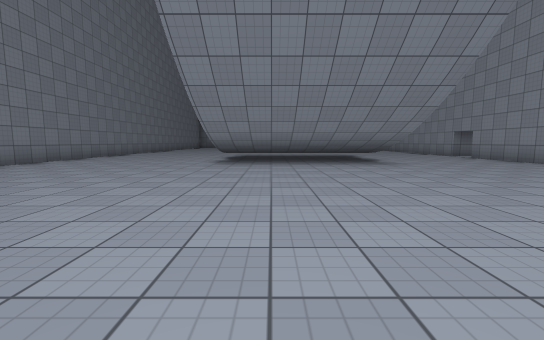
view 1 (above)

16 first-person views from a walk through a scene from a Unity 3-D project. The camera is 1.2 m above the floor, tilts 6° down and sees 90° across. The floor is counted in squares, 2 m on a side. Each view is taken from the middle of a square. On the plan, view 1 faces up. The plan holds only what a view shows up to about 9 squares ahead; the rest is blank. The place goes on beyond the plan. The player is left out. Door leaves are left out, so doorways stand open. Surface patterns are stand-ins for the level's own textures.

view 2
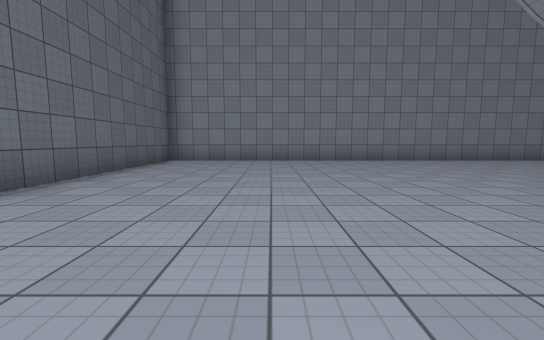

view 3
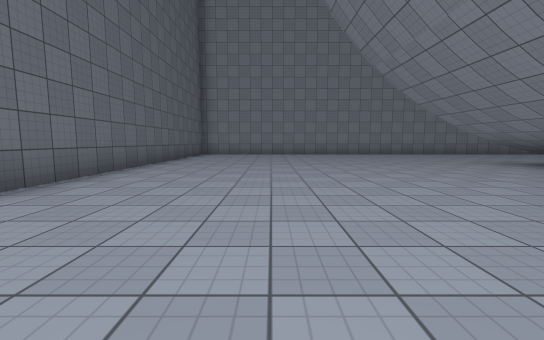

view 4
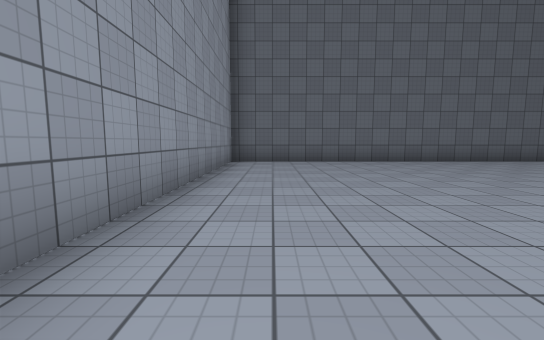

view 5
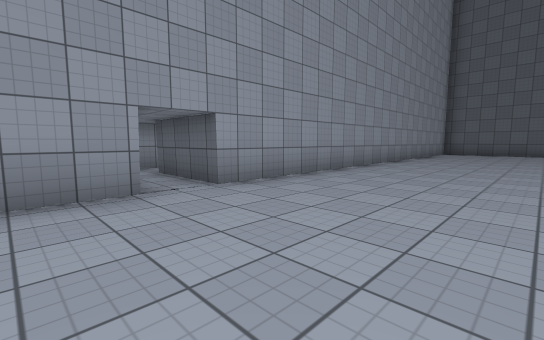

view 6
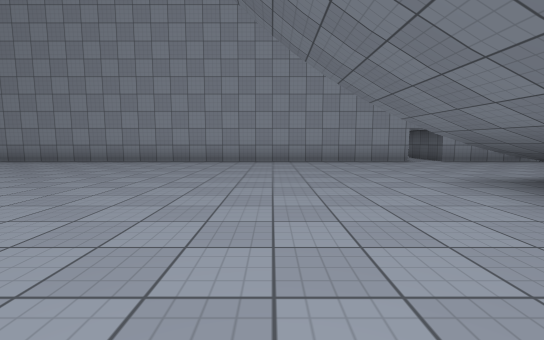

view 7
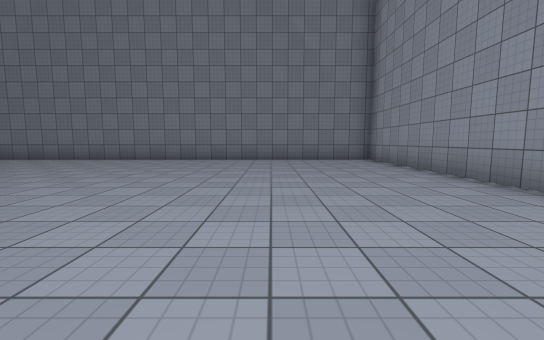

view 8
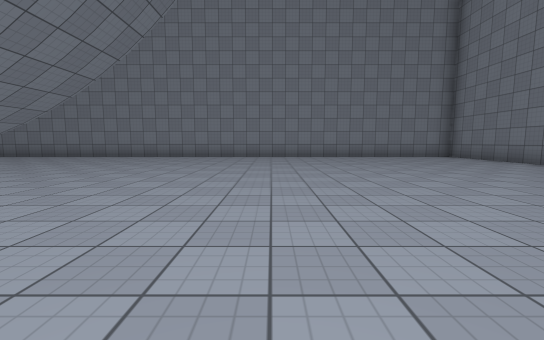

view 9
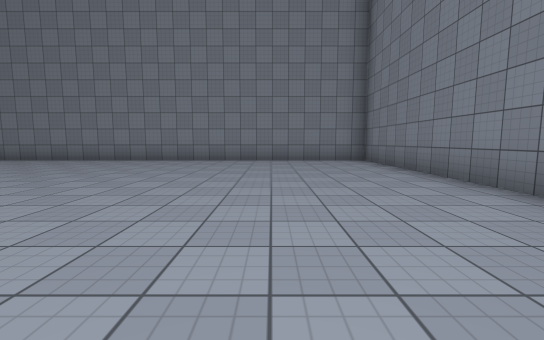

view 10
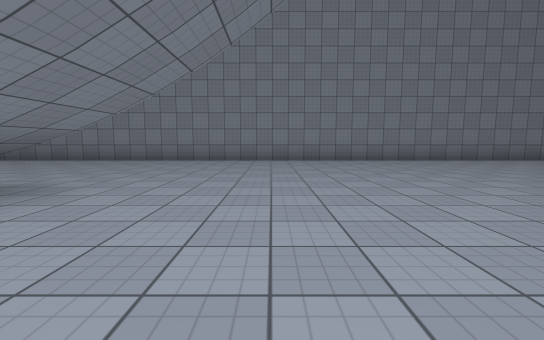

view 11
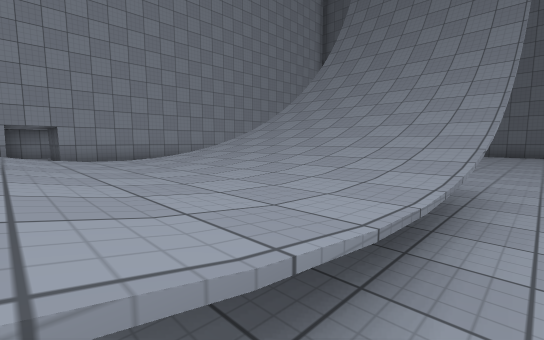

view 12
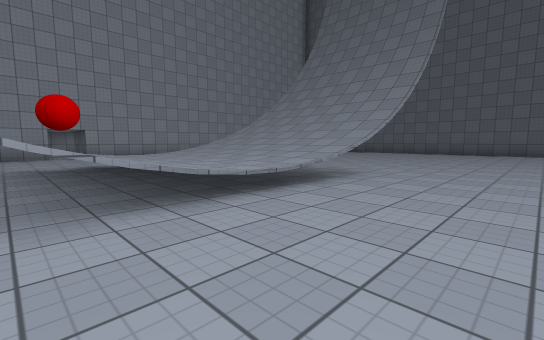

view 13
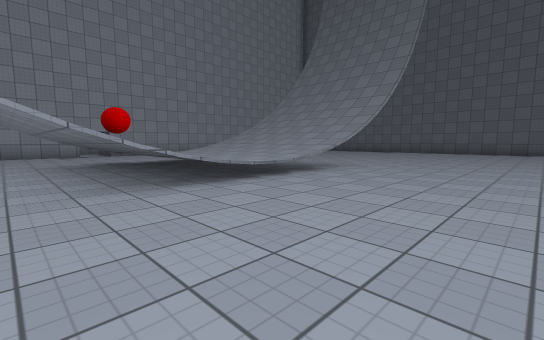

view 14
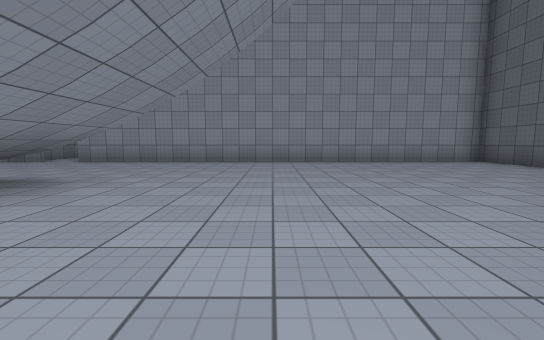

view 15
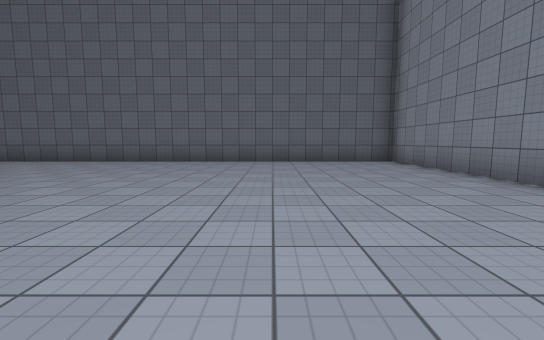

view 16
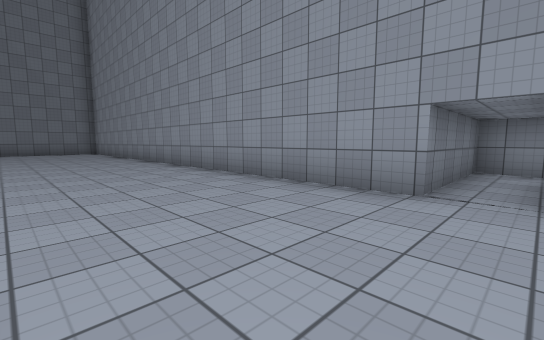

### Floor plan
Key: @ floor where view 1 was taken; # wall or solid block; x gap in a wall; . main floor; : floor 0.5 m higher than the main floor; + floor 0.75 m higher than the main floor; * floor 1.25 m higher than the main floor; / step, stairs or slope; D open door; T thing the floor can be seen under or through.
Columns run from 7 left of view 1 to 11 right of it. Each row starts with its distance up from view 1.
 25 ################
 24 #..............#
 23 #..............#
 22 #..............#
 21 #..............#
 20 #..............#
 19 #..............#
 18 #..............#
 17 #..............#
 16 #..............#
 15 #..............#
 14 #..............#
 13 #...../////....#
 12 #.....T   /....#
 11 #.....T++++...D####
 10 #.....:::::...DD..#
  9 #.....:::::....## #
  8 #.....x++++....#
  7 #.....#**  ....#
  6 #..............#
  5 #..............#
  4 #..............#
  3 #..............#
  2 #..............#
  1 #..............#
  0 #......@.......#
 -1 #..............#
 -2 #..............#
 -3 ################

Positions as (right, up) in squares from view 1, and headings:
1: (0, 0), facing up
2: (2, 1), facing left
3: (6, 1), facing left
4: (6, 6), facing down
5: (4, 12), facing down-right
6: (-1, 15), facing right
7: (4, 16), facing up
8: (4, 18), facing left
9: (2, 22), facing left
10: (2, 15), facing left
11: (-2, 11), facing down-right
12: (-4, 12), facing down-right
13: (-5, 13), facing down-right
14: (-1, 4), facing right
15: (-3, 6), facing down
16: (4, 10), facing up-right
